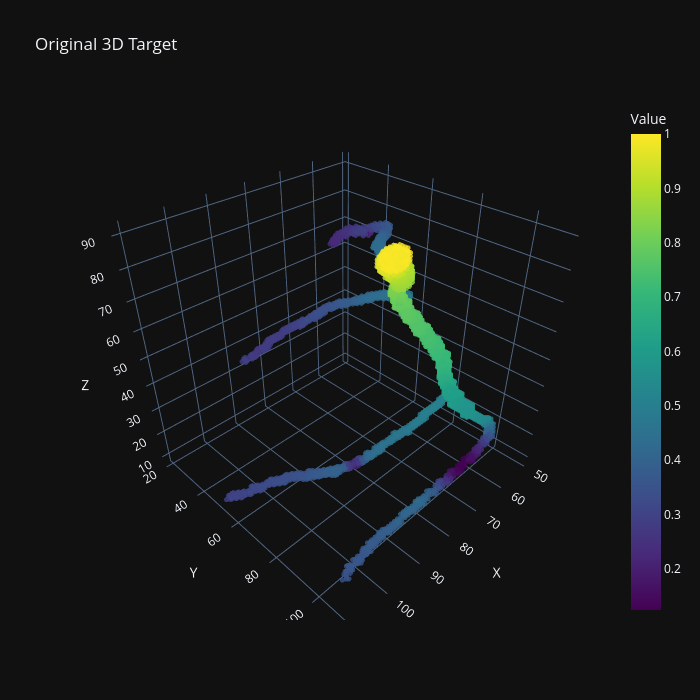
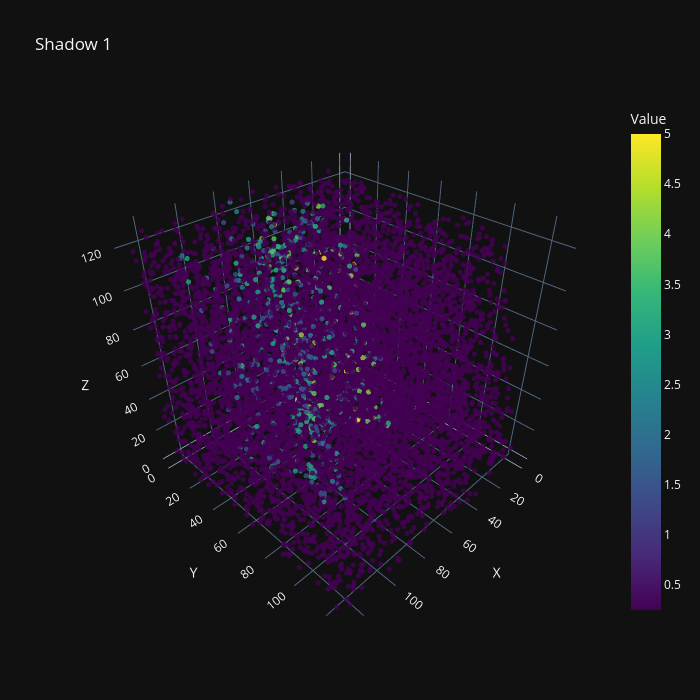
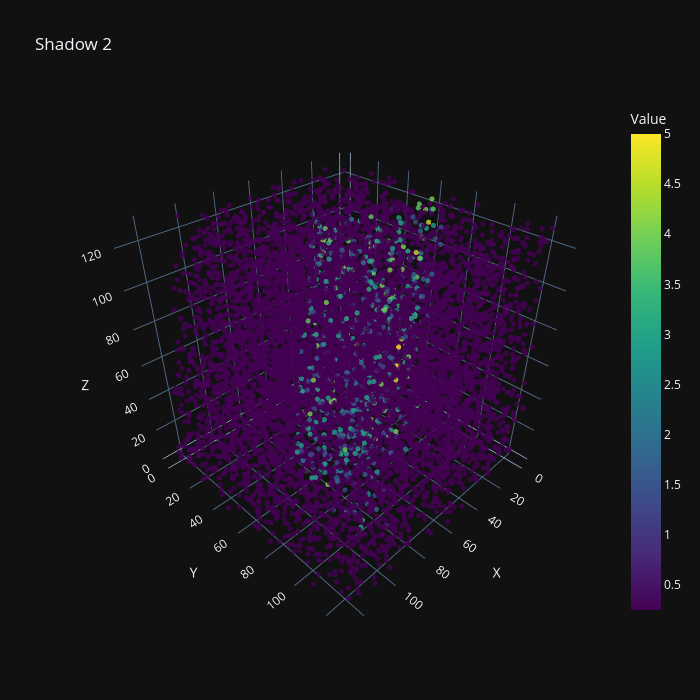

The notebook cell saved with these charts, in order:
### Code cell
# Нормализация 3D модели
def normalize_tensor(sample):
    centerline_copy = sample.copy()
    slice = centerline_copy[..., :3]
    scale = slice.max() - slice.min()
    centerline_copy[..., :3] -= slice.min()
    centerline_copy[..., :3] /= scale if scale != 0 else 1
    centerline_copy[..., -1] /= scale if scale != 0 else 1
    return centerline_copy

output_3d_model = normalize_tensor(output_3d_model)
print("output_3d_model shape after normalize:", output_3d_model.shape)

# Создание target_3d с использованием старого метода
volume_shape = (128, 128, 128)
T = torch.zeros(volume_shape, dtype=torch.float32)

for group in range(output_3d_model.shape[0]):
    x = (output_3d_model[group, :, 0] * 100 + 10).astype(int).clip(0, 127)
    y = (output_3d_model[group, :, 1] * 100 + 10).astype(int).clip(0, 127)
    z = (output_3d_model[group, :, 2] * 100 + 10).astype(int).clip(0, 127)
    R = torch.tensor(output_3d_model[group, :, 3], dtype=torch.float32) * 10
    print(f"Group {group} R min, max:", R.min().item(), R.max().item())
    
    for i in range(len(x)):
        radius = int((R[i] * 12).clamp(1, 10))
        x_grid, y_grid, z_grid = torch.meshgrid(
            torch.arange(-radius, radius + 1),
            torch.arange(-radius, radius + 1),
            torch.arange(-radius, radius + 1)
        )
        mask = (x_grid ** 2 + y_grid ** 2 + z_grid ** 2 <= radius ** 2)
        x_shifted = x[i] + x_grid[mask]
        y_shifted = y[i] + y_grid[mask]
        z_shifted = z[i] + z_grid[mask]
        valid = (x_shifted >= 0) & (x_shifted < 128) & (y_shifted >= 0) & (y_shifted < 128) & (z_shifted >= 0) & (z_shifted < 128)
        x_valid, y_valid, z_valid = x_shifted[valid], y_shifted[valid], z_shifted[valid]
        for x_v, y_v, z_v in zip(x_valid, y_valid, z_valid):
            if T[x_v, y_v, z_v] == 0:
                T[x_v, y_v, z_v] = R[i]
            else:
                T[x_v, y_v, z_v] = (T[x_v, y_v, z_v] + R[i]) / 2

# Назначим T как target_3d
target_3d = T / T.max() if T.max() > 0 else T
device = torch.device("cuda" if torch.cuda.is_available() else "cpu")
target_3d = torch.unsqueeze(torch.unsqueeze(target_3d, 0), 0).to(device)
print("target_3d final shape:", target_3d.shape)

# Создание "теней" (backprojection)
phi1, phi2, theta1, theta2 = -40.0, 75.0, -10.0, -10.0
volume_shape = (128, 128, 128)

def create_shadow(projection, phi, theta, volume_shape=(128, 128, 128)):
    D_x, D_y, D_z = volume_shape
    # Убедимся, что проекция — бинарная (0 или 1)
    #projection = (projection > 0).float()  # На случай, если остались небольшие значения
    # Масштабируем проекцию до размеров D_x, D_y
    projection = zoom(projection, (D_x / projection.shape[0], D_y / projection.shape[1]), order=1)
    projection = torch.tensor(projection, dtype=torch.float32)
    h, w = projection.shape
    vol = torch.zeros(volume_shape, dtype=torch.float32)
    x0, y0 = (D_x - w) // 2, (D_y - h) // 2
    vol[y0:y0+h, x0:x0+w, 0] = projection
    y_coords, x_coords = torch.where(vol[:, :, 0] > 0)
    intensities = vol[y0:y0+h, x0:x0+w, 0][y_coords - y0, x_coords - x0]
    phi_rad, theta_rad = torch.tensor(np.radians(phi)), torch.tensor(np.radians(theta))
    dx = torch.sin(theta_rad) * torch.cos(phi_rad)
    dy = torch.sin(theta_rad) * torch.sin(phi_rad)
    dz = -torch.cos(theta_rad)
    norm = torch.sqrt(dx**2 + dy**2 + dz**2)
    dx, dy, dz = dx / norm, dy / norm, dz / norm
    z_indices = torch.arange(D_z, dtype=torch.long)
    shadow_x = x_coords[:, None] + dx * z_indices[None, :]
    shadow_y = y_coords[:, None] + dy * z_indices[None, :]
    shadow_z = z_indices[None, :].repeat(len(x_coords), 1)
    shadow_x = shadow_x.round().long().clamp(0, D_x - 1)
    shadow_y = shadow_y.round().long().clamp(0, D_y - 1)
    shadow_z = shadow_z.clamp(0, D_z - 1)
    for i in range(len(x_coords)):
        for j in range(D_z):
            if shadow_z[i, j] < D_z:
                vol[shadow_y[i, j], shadow_x[i, j], shadow_z[i, j]] = intensities[i]
    return vol

shadow1 = create_shadow(proj1, phi1, theta1, volume_shape)
shadow2 = create_shadow(proj2, phi2, theta2, volume_shape)
print("shadow1 shape:", shadow1.shape)
print("shadow2 shape:", shadow2.shape)
backprojection = shadow1 + shadow2
backprojection = backprojection / backprojection.max() if backprojection.max() > 0 else backprojection
backprojection = torch.unsqueeze(torch.unsqueeze(backprojection, 0), 0).to(device)
print("backprojection shape:", backprojection.shape)

# Визуализация target_3d, shadow1 и shadow2
def visualize_3d_volume(volume, title="3D Reconstruction"):
    nonzero_indices = (volume > 0.001).nonzero(as_tuple=False)
    if len(nonzero_indices) > 0:
        if len(nonzero_indices) > 10000:
            indices = torch.randperm(len(nonzero_indices))[:10000]
            nonzero_indices = nonzero_indices[indices]
        values = volume[nonzero_indices[:, 0], nonzero_indices[:, 1], nonzero_indices[:, 2]]
        x_coords = nonzero_indices[:, 0].tolist()
        y_coords = nonzero_indices[:, 1].tolist()
        z_coords = nonzero_indices[:, 2].tolist()
        radii = values.tolist()
        fig = go.Figure(data=[go.Scatter3d(
            x=x_coords, y=y_coords, z=z_coords, mode='markers',
            marker=dict(size=3, color=radii, colorscale='Viridis', opacity=0.8, colorbar=dict(title="Value"))
        )])
        fig.update_layout(
            title=title,
            scene=dict(xaxis_title="X", yaxis_title="Y", zaxis_title="Z", aspectmode='cube'),
            width=700, height=700,
            template="plotly_dark"
        )
        fig.show()
    else:
        print(f"No significant nonzero values (> 0.001) in {title} to visualize!")

# Визуализация
print("Visualizing target_3d...")
visualize_3d_volume(target_3d.squeeze().squeeze(), title="Original 3D Target")
print("Visualizing shadow1...")
visualize_3d_volume(shadow1, title="Shadow 1")
print("Visualizing shadow2...")
visualize_3d_volume(shadow2, title="Shadow 2")

### Figure 1 — Plotly figure (JSON) as saved in the notebook; plotly's stock layout.template omitted (floating-point values rounded to 4 significant figures; data arrays with more than 128 entries replaced by an {"elided": "..."} marker saying what was removed)
{"data": [{"marker": {"color": {"elided": "3586 float values"}, "colorbar": {"title": {"text": "Value"}}, "colorscale": [[0, "#440154"], [0.1111, "#482878"], [0.2222, "#3e4989"], [0.3333, "#31688e"], [0.4444, "#26828e"], [0.5556, "#1f9e89"], [0.6667, "#35b779"], [0.7778, "#6ece58"], [0.8889, "#b5de2b"], [1, "#fde725"]], "opacity": 0.8, "size": 3}, "mode": "markers", "type": "scatter3d", "x": {"elided": "3586 int values"}, "y": {"elided": "3586 int values"}, "z": {"elided": "3586 int values"}}], "layout": {"height": 700, "scene": {"aspectmode": "cube", "xaxis": {"title": {"text": "X"}}, "yaxis": {"title": {"text": "Y"}}, "zaxis": {"title": {"text": "Z"}}}, "title": {"text": "Original 3D Target"}, "width": 700}}

### Figure 2 — Plotly figure (JSON) as saved in the notebook; plotly's stock layout.template omitted (floating-point values rounded to 4 significant figures; data arrays with more than 128 entries replaced by an {"elided": "..."} marker saying what was removed)
{"data": [{"marker": {"color": {"elided": "10000 float values"}, "colorbar": {"title": {"text": "Value"}}, "colorscale": [[0, "#440154"], [0.1111, "#482878"], [0.2222, "#3e4989"], [0.3333, "#31688e"], [0.4444, "#26828e"], [0.5556, "#1f9e89"], [0.6667, "#35b779"], [0.7778, "#6ece58"], [0.8889, "#b5de2b"], [1, "#fde725"]], "opacity": 0.8, "size": 3}, "mode": "markers", "type": "scatter3d", "x": {"elided": "10000 int values"}, "y": {"elided": "10000 int values"}, "z": {"elided": "10000 int values"}}], "layout": {"height": 700, "scene": {"aspectmode": "cube", "xaxis": {"title": {"text": "X"}}, "yaxis": {"title": {"text": "Y"}}, "zaxis": {"title": {"text": "Z"}}}, "title": {"text": "Shadow 1"}, "width": 700}}

### Figure 3 — Plotly figure (JSON) as saved in the notebook; plotly's stock layout.template omitted (floating-point values rounded to 4 significant figures; data arrays with more than 128 entries replaced by an {"elided": "..."} marker saying what was removed)
{"data": [{"marker": {"color": {"elided": "10000 float values"}, "colorbar": {"title": {"text": "Value"}}, "colorscale": [[0, "#440154"], [0.1111, "#482878"], [0.2222, "#3e4989"], [0.3333, "#31688e"], [0.4444, "#26828e"], [0.5556, "#1f9e89"], [0.6667, "#35b779"], [0.7778, "#6ece58"], [0.8889, "#b5de2b"], [1, "#fde725"]], "opacity": 0.8, "size": 3}, "mode": "markers", "type": "scatter3d", "x": {"elided": "10000 int values"}, "y": {"elided": "10000 int values"}, "z": {"elided": "10000 int values"}}], "layout": {"height": 700, "scene": {"aspectmode": "cube", "xaxis": {"title": {"text": "X"}}, "yaxis": {"title": {"text": "Y"}}, "zaxis": {"title": {"text": "Z"}}}, "title": {"text": "Shadow 2"}, "width": 700}}
